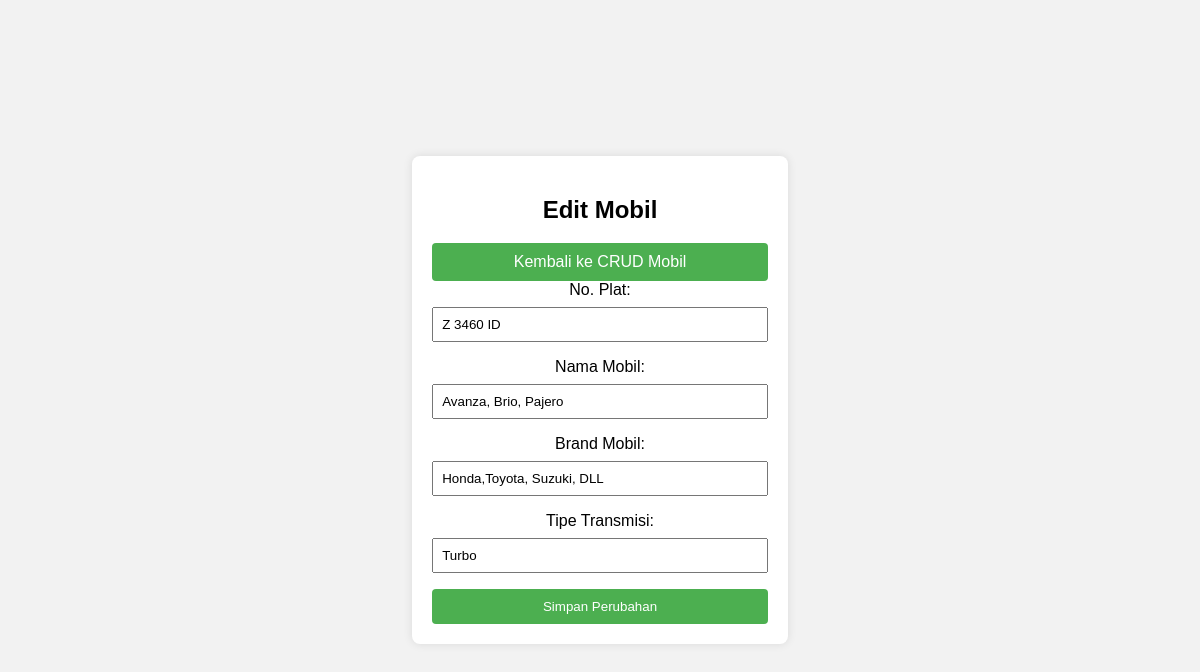
Page /edit_mobil.php?no_plat=Z 3460 ID (signed in) on the committed database.
### tables this page shows
CREATE TABLE `tbl_mobil_radenmuhammadrickyputranarayana` (
  `no_plat_RadenMuhammadRickyPutraNarayana` varchar(10) NOT NULL,
  `nama_mobil_RadenMuhammadRickyPutraNarayana` varchar(25) NOT NULL,
  `brand_mobil_RadenMuhammadRickyPutraNarayana` varchar(25) NOT NULL,
  `tipe_transmisi_RadenMuhammadRickyPutraNarayana` varchar(10) NOT NULL
);

### edit_mobil.php (the view, shortened to what this page needs)
<?php
function getMobilByNoPlat($no_plat) {
    global $koneksi;
    $query = "SELECT * FROM tbl_mobil_radenmuhammadrickyputranarayana WHERE no_plat_RadenMuhammadRickyPutraNarayana = '$no_plat'";
    $result = mysqli_query($koneksi, $query);
    return mysqli_fetch_assoc($result);
}
if (isset($_GET['no_plat'])) {
    $no_plat = $_GET['no_plat'];
    $mobil = getMobilByNoPlat($no_plat);
} else {
    header("Location: crud_mobil.php");
    exit();
}
?>
<!DOCTYPE html>
<html lang="en">
<head>
    <link rel="stylesheet" href="style.css">
</head>
<body>
    <div class="dashboard-container">
        <h2>Edit Mobil</h2>
        <a href="crud_mobil.php">Kembali ke CRUD Mobil</a>
        <form action="" method="post">
            <label for="no_plat_RadenMuhammadRickyPutraNarayana">No. Plat:</label>
            <input type="text" id="no_plat_RadenMuhammadRickyPutraNarayana" name="no_plat_RadenMuhammadRickyPutraNarayana" value="<?php echo $mobil['no_plat_RadenMuhammadRickyPutraNarayana']; ?>" readonly>
            <label for="nama_mobil">Nama Mobil:</label>
            <input type="text" id="nama_mobil" name="nama_mobil" value="<?php echo $mobil['nama_mobil_RadenMuhammadRickyPutraNarayana']; ?>" required>
            <label for="brand_mobil">Brand Mobil:</label>
            <input type="text" id="brand_mobil" name="brand_mobil" value="<?php echo $mobil['brand_mobil_RadenMuhammadRickyPutraNarayana']; ?>" required>
            <label for="tipe_transmisi">Tipe Transmisi:</label>
            <input type="text" id="tipe_transmisi" name="tipe_transmisi" value="<?php echo $mobil['tipe_transmisi_RadenMuhammadRickyPutraNarayana']; ?>" required>
            <button type="submit">Simpan Perubahan</button>
        </form>
    </div>
</body>
</html>

### style.css (style rules this page uses)
body { font-family: Arial, sans-serif; margin: 0; padding: 0; display: flex; justify-content: center; align-items: center; height: 100vh; background-color: #f2f2f2; }
.login-container, .dashboard-container { background-color: #fff; padding: 20px; border-radius: 8px; box-shadow: 0 0 10px rgba(0, 0, 0, 0.1); text-align: center; }
label { display: block; margin-bottom: 8px; }
input { width: 100%; padding: 8px; margin-bottom: 16px; box-sizing: border-box; }
button { background-color: #4caf50; color: #fff; padding: 10px; border: none; border-radius: 4px; cursor: pointer; width: 100%; }
a { display: block; margin-top: 10px; text-decoration: none; background-color: #4caf50; color: #fff; padding: 10px; border-radius: 4px; cursor: pointer; }

### rows in the picture
tbl_mobil_radenmuhammadrickyputranarayana: no_plat_RadenMuhammadRickyPutraNarayana "Z 3460 ID", nama_mobil "Avanza, Brio, Pajero", brand_mobil "Honda,Toyota, Suzuki, DLL", tipe_transmisi "Turbo"
